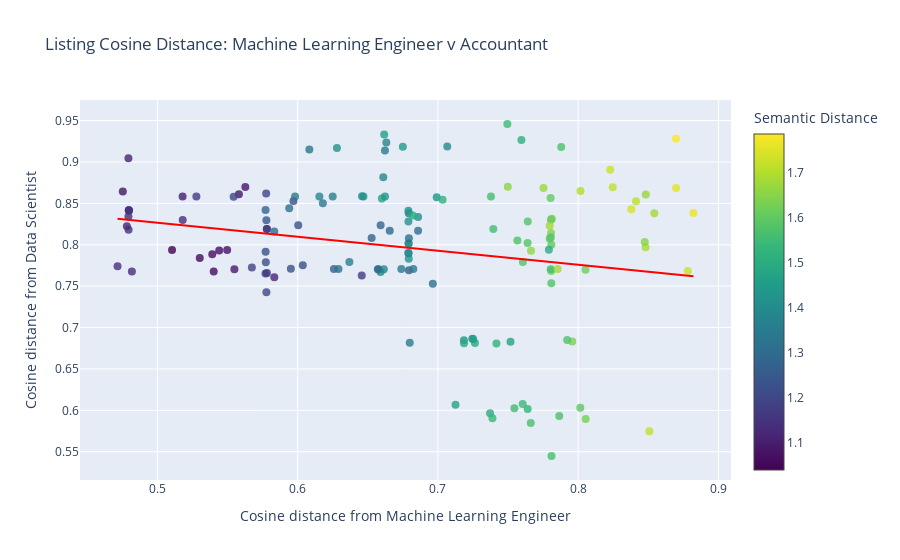

This figure's notebook cell:
### Code cell
import pandas as pd
import numpy as np
import plotly.graph_objects as go
from plotly.offline import plot
from sklearn.linear_model import LinearRegression

def update_plot(x, y):
    # Calculate the line of best fit
    model = LinearRegression()
    model.fit(x.reshape(-1, 1), z)
    y_pred = model.predict(x.reshape(-1, 1))

    # Sort x and y_pred based on x values
    sorted_indices = np.argsort(x)
    x_sorted = x[sorted_indices]
    y_pred_sorted = y_pred[sorted_indices]

    fig = go.Figure(data=[
        go.Scatter(
            x=x,
            y=z,
            mode='markers',
            marker=dict(
                size=8,
                color=x+y,  # set color to cluster values
                colorscale='Viridis',  # choose a colorscale
                opacity=0.8,
                colorbar=dict(title='Semantic Distance')
            ),
            text=distance_df['title']+' | '+distance_df['company_name'],  # this will set the hover text
            hoverinfo='text',
            name='Semantic Distance',
            showlegend=False  # Set showlegend to False for the scatter trace
        ),
        go.Scatter(
            x=x_sorted,
            y=y_pred_sorted,
            mode='lines',
            line=dict(color='red', width=2),
            name='Line of Best Fit',
            showlegend=False  # Set showlegend to False for the line trace
        )
    ])

    fig.update_layout(
        title=f'Listing Cosine Distance: {x_text} v {z_text}',
        xaxis_title=f'Cosine distance from {x_text}',
        yaxis_title=f'Cosine distance from {y_text}',
        hovermode='closest'
    )

    return fig

# Assuming df is your DataFrame and it has columns 'tsne-2d-one', 'tsne-2d-two' and 'title'
x = distance_df['x_dist'].values
y = distance_df['y_dist'].values

fig = update_plot(x, y)
fig.show()
config = {
    'displayModeBar': False,  # Remove the mode bar
    'showTips': False,        # Remove the tooltips
    # 'staticPlot': True        # Make the plot static (non-interactive)
}

plot(fig, filename='ml_vs_accountant.html', config=config)

### Figure 1 — Plotly figure (JSON) as saved in the notebook; plotly's stock layout.template omitted (floating-point values rounded to 4 significant figures; data arrays with more than 128 entries replaced by an {"elided": "..."} marker saying what was removed)
{"data": [{"hoverinfo": "text", "marker": {"color": {"elided": "147 float values"}, "colorbar": {"title": {"text": "Semantic Distance"}}, "colorscale": [[0, "#440154"], [0.1111, "#482878"], [0.2222, "#3e4989"], [0.3333, "#31688e"], [0.4444, "#26828e"], [0.5556, "#1f9e89"], [0.6667, "#35b779"], [0.7778, "#6ece58"], [0.8889, "#b5de2b"], [1, "#fde725"]], "opacity": 0.8, "size": 8}, "mode": "markers", "name": "Semantic Distance", "showlegend": false, "text": {"elided": "147 str values"}, "type": "scatter", "x": {"elided": "147 float values"}, "y": {"elided": "147 float values"}}, {"line": {"color": "red", "width": 2}, "mode": "lines", "name": "Line of Best Fit", "showlegend": false, "type": "scatter", "x": {"elided": "147 float values"}, "y": {"elided": "147 float values"}}], "layout": {"hovermode": "closest", "title": {"text": "Listing Cosine Distance: Machine Learning Engineer v Accountant"}, "xaxis": {"title": {"text": "Cosine distance from Machine Learning Engineer"}}, "yaxis": {"title": {"text": "Cosine distance from Data Scientist"}}}}
